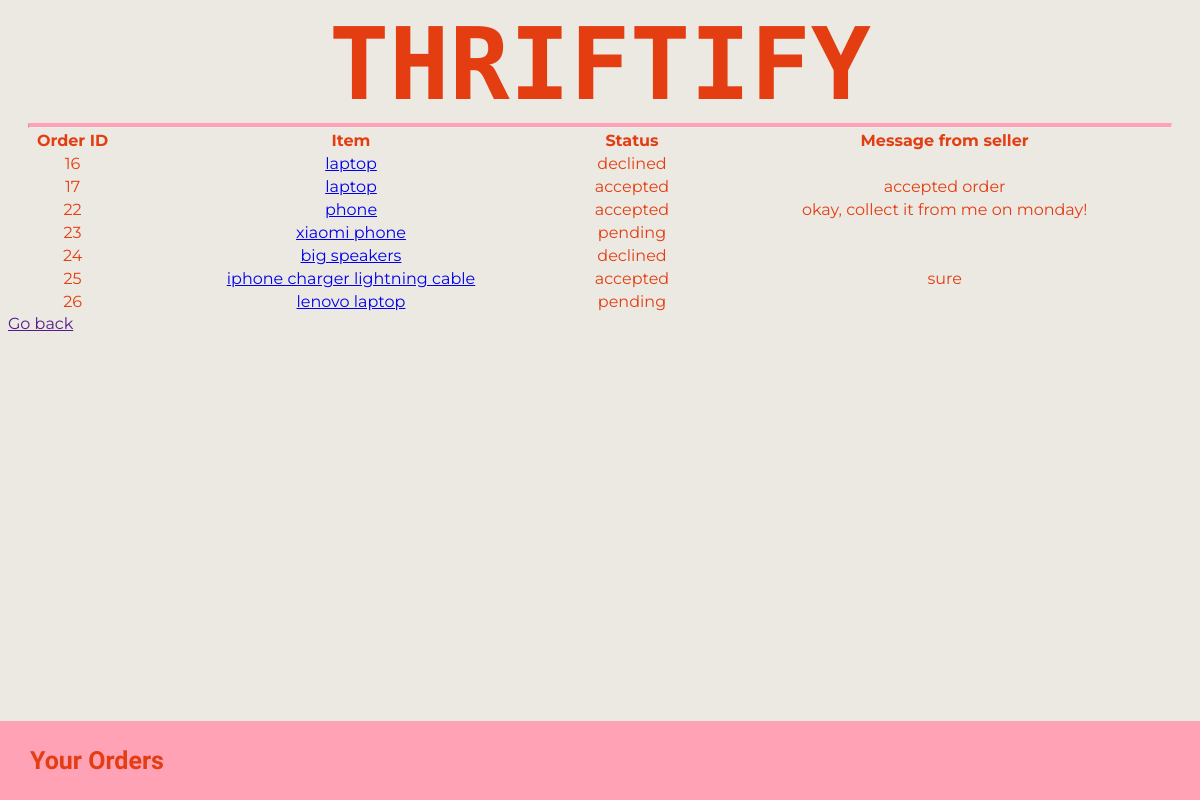
Screenshot of /your_orders/ (signed in) with the database file from the repository.
### Main/models.py (models this page shows, shortened)
class Order(models.Model):
    STATUS_CHOICES = (
        ("pending", "Pending"),
        ("accepted", "Accepted"),
        ("declined", "Declined"),
    )
    buyer = models.ForeignKey(User, on_delete=models.CASCADE)
    item = models.ForeignKey(Item, on_delete=models.CASCADE)
    status = models.CharField(max_length=20, choices=STATUS_CHOICES, default="pending")
    timestamp = models.DateTimeField(auto_now_add=True)
    comment = models.CharField(max_length=1000, default="")

class Item(models.Model):
    STATUS_CHOICES = (
        ("available", "Available"),
        ("sold", "Sold"),
    )
    seller = models.ForeignKey(User, on_delete=models.CASCADE)
    name = models.CharField(max_length=100)
    description = models.TextField()
    price = models.DecimalField(max_digits=10, decimal_places=2)
    picture = models.ImageField(upload_to="item_pictures/")
    status = models.CharField(
        max_length=20, choices=STATUS_CHOICES, default="available"
    )
    bought_by = models.CharField(max_length=150, blank=True, null=True)

### Main/views.py (the view)
# urls.py: path("your_orders/", views.your_orders, name="your_orders"),
@login_required
def your_orders(request):
    user_orders = Order.objects.filter(buyer=request.user)
    return render(request, "your_orders.html", {"user_orders": user_orders})

### Main/templates/your_orders.html (shortened to what this page needs)
{% extends "master.html" %}
{% block content %}
    <table style="width:100%">
        <tr><th>Order ID</th>
            <th>Item</th>
            <th>Status</th>
            <th>Message from seller</th></tr>
    {% for order in user_orders %}
    {% if order.status == "pending" %}
        <tr>
            <td>{{ order.id }}</td>
            <td><a href="{% url 'product_detail' order.item.id %}">{{ order.item.name }}</a></td>
            <td>{{ order.status }}</td>
        </tr>
    {% else %}
        <tr>
            <td>{{ order.id }}</td>
            <td><a href="{% url 'product_detail' order.item.id %}">{{ order.item.name }}</a></td>
            <td>{{ order.status }}</td>
            <td>{{ order.comment }}</td>
        </tr>
    {% endif %}
    {% empty %}
        No orders found.
    {% endfor %}
    </table>
    <a href="{{request.META.HTTP_REFERER}}">Go back</a>
    <div class="footer">
        <p>Your Orders</p>
    </div>
{% endblock %}

### Main/templates/your_orders.html (style rules this page uses)
p { font-family: "Sono"; text-align: center; font-weight: bold; font-size: 20px; }

### Main/templates/master.html (style rules this page uses)
.footer { position: fixed; left: 0; bottom: 0; width: 100%; background-color: #ffa2b6; color: white; text-align: left; }
.footer p { text-align: left; padding: 0px 10px; font-size: 25px; color: #e43d12; margin-left: 20px; }
td { text-align: center; }

### rows the page displays
Order: id "16", item.name "laptop", status "declined"
Order: id "17", item.name "laptop", status "accepted", comment "accepted order"
Order: id "22", item.name "phone", status "accepted", comment "okay, collect it from me on monday!"
Order: id "23", item.name "xiaomi phone", status "pending"
Order: id "24", item.name "big speakers", status "declined"
Order: id "25", item.name "iphone charger lightning cable", status "accepted", comment "sure"
Order: id "26", item.name "lenovo laptop", status "pending"
